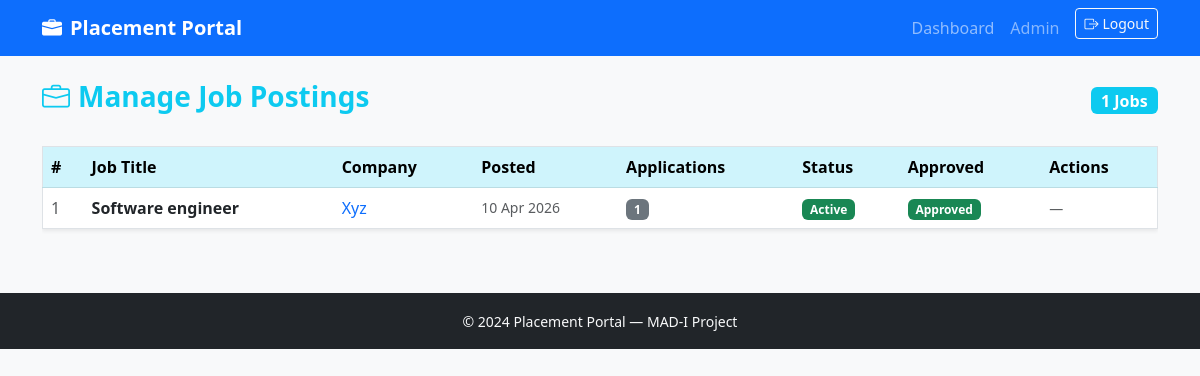
Screenshot of /admin/jobs (signed in) with the database file from the repository.
### models.py (models this page shows, shortened)
class User(UserMixin, db.Model):
    id= db.Column(db.Integer, primary_key=True)
    username= db.Column(db.String(80), unique=True, nullable=False)
    email= db.Column(db.String(120), unique=True, nullable=False)
    password_hash = db.Column(db.String(256))
    role = db.Column(db.String(20))
    active = db.Column(db.Boolean, default=True)
    student_profile = db.relationship('Student', backref='user', uselist=False)
    company_profile = db.relationship('Company', backref='user', uselist=False)
    @property
    def is_active(self):
        return self.active

class JobPosition(db.Model):
    id = db.Column(db.Integer, primary_key=True)
    company_id = db.Column(db.Integer, db.ForeignKey('company.id'), nullable=False)
    title = db.Column(db.String(150))
    description = db.Column(db.Text)
    required_skills = db.Column(db.Text)
    experience = db.Column(db.String(100))
    salary_min = db.Column(db.Float)
    salary_max = db.Column(db.Float)
    location = db.Column(db.String(150))
    deadline = db.Column(db.DateTime)
    status = db.Column(db.String(20), default='active')
    is_approved = db.Column(db.Boolean, default=False)
    created_at = db.Column(db.DateTime, default=lambda: datetime.now(timezone.utc), nullable=False)
    applications = db.relationship('Application', backref='job', lazy='dynamic')

class Company(db.Model):
    id = db.Column(db.Integer, primary_key=True)
    user_id = db.Column(db.Integer, db.ForeignKey('user.id'), nullable=False)
    name = db.Column(db.String(150))
    industry = db.Column(db.String(100))
    website = db.Column(db.String(250))
    description = db.Column(db.Text)
    location = db.Column(db.String(150))
    approval_status = db.Column(db.String(20), default='pending')
    is_blacklisted  = db.Column(db.Boolean, default=False)
    created_at = db.Column(db.DateTime, default=lambda: datetime.now(timezone.utc), nullable=False)
    jobs = db.relationship('JobPosition', backref='company', lazy='dynamic')

### routes/admin.py (the view)
@admin_bp.route('/jobs')
@login_required
@admin_required
def jobs():
    jobs = JobPosition.query.order_by(JobPosition.created_at.desc()).all()
    return render_template('admin/jobs.html', jobs = jobs)

### models.py (called while the page is built)
@login_manager.user_loader
def load_user(user_id):
    return User.query.get(int(user_id))

### routes/admin.py (called while the page is built)
def admin_required(f):
    @wraps(f)
    def wrapped(*args, **kwargs):
        if not current_user.is_authenticated:
            flash('Please login first.', 'danger')
            return redirect(url_for('auth.login'))
        if current_user.role != 'admin':
            flash('Admin access required.', 'danger')
            return redirect(url_for('auth.login'))
        return f(*args, **kwargs)
    return wrapped

### templates/admin/jobs.html (shortened to what this page needs)
{% extends 'base.html' %}
{% block content %}
<div class="d-flex justify-content-between align-items-center mb-4">
  <h3 class="fw-bold text-info">
    <i class="bi bi-briefcase me-2"></i>Manage Job Postings
  </h3>
  <span class="badge bg-info fs-6">{{ jobs|length }} Jobs</span>
</div>
{% if jobs %}
<div class="table-responsive">
  <table class="table table-hover align-middle border shadow-sm">
    <thead class="table-info">
      <tr>
        <th>#</th>
        <th>Job Title</th>
        <th>Company</th>
        <th>Posted</th>
        <th>Applications</th>
        <th>Status</th>
        <th>Approved</th>
        <th>Actions</th>
      </tr>
    </thead>
    <tbody>
      {% for j in jobs %}
      <tr>
        <td class="text-muted">{{ loop.index }}</td>
        <td class="fw-semibold">{{ j.title }}</td>
        <td>
          <a href="{{ url_for('admin.company_detail', company_id=j.company.id) }}"
             class="text-decoration-none">{{ j.company.name }}</a>
        </td>
        <td class="small text-muted">{{ j.created_at.strftime('%d %b %Y') }}</td>
        <td><span class="badge bg-secondary">{{ j.applications.count() }}</span></td>
        <td>
          <span class="badge {% if j.status == 'active' %}bg-success{% else %}bg-secondary{% endif %}">
            {{ j.status | capitalize }}
          </span>
        </td>
        <td>
          <span class="badge {% if j.is_approved %}bg-success{% else %}bg-warning text-dark{% endif %}">
            {% if j.is_approved %}Approved{% else %}Pending{% endif %}
          </span>
        </td>
        <td>
          {% if not j.is_approved %}
          <form method="POST" action="{{ url_for('admin.approve_job', job_id=j.id) }}" class="d-inline">
            <button class="btn btn-success btn-sm"><i class="bi bi-check-lg"></i></button>
          </form>
          <form method="POST" action="{{ url_for('admin.reject_job', job_id=j.id) }}" class="d-inline">
            <button class="btn btn-danger btn-sm"><i class="bi bi-x-lg"></i></button>
          </form>
          {% else %}
          <span class="text-muted small">—</span>
          {% endif %}
        </td>
      </tr>
      {% endfor %}
    </tbody>
  </table>
</div>
{% else %}
<div class="text-center py-5 text-muted">
  <i class="bi bi-briefcase display-4"></i>
  <p class="mt-2">No job postings yet.</p>
</div>
{% endif %}
{% endblock %}

### templates/base.html (shortened to what this page needs)
<!DOCTYPE html>
<html lang="en">
<head>
  <link href="https://cdn.jsdelivr.net/npm/bootstrap@5.3.0/dist/css/bootstrap.min.css" rel="stylesheet"/>
  <link href="https://cdn.jsdelivr.net/npm/bootstrap-icons@1.11.0/font/bootstrap-icons.css" rel="stylesheet"/>
</head>
<body class="bg-light">
<nav class="navbar navbar-expand-lg navbar-dark bg-primary">
  <div class="container">
    <a class="navbar-brand fw-bold" href="{{ url_for('auth.index') }}">
      <i class="bi bi-briefcase-fill me-2"></i>Placement Portal
    </a>
    <div class="collapse navbar-collapse" id="navbarNav">
      <ul class="navbar-nav ms-auto">
        {% if current_user.is_authenticated %}
          {% if current_user.role == 'admin' %}
            <li class="nav-item">
              <a class="nav-link" href="{{ url_for('admin.dashboard') }}">Dashboard</a>
            </li>
          {% elif current_user.role == 'company' %}
            <li class="nav-item">
              <a class="nav-link" href="{{ url_for('company.dashboard') }}">Dashboard</a>
            </li>
          {% endif %}
          <li class="nav-item">
            <span class="nav-link text-white-50">
              {{ current_user.role | capitalize }}
            </span>
          </li>
          <li class="nav-item">
            <a class="btn btn-outline-light btn-sm ms-2"
               href="{{ url_for('auth.logout') }}">
              <i class="bi bi-box-arrow-right me-1"></i>Logout
            </a>
          </li>
        {% endif %}
      </ul>
    </div>
  </div>
</nav>
<main class="container my-4">
  {% block content %}{% endblock %}
</main>
<footer class="bg-dark text-light text-center py-3 mt-5">
  <small>&copy; 2024 Placement Portal — MAD-I Project</small>
</footer>
</body>
</html>

### rows the page displays
User: role "Admin"
JobPosition: title "Software engineer", company.name "Xyz", created_at "10 Apr 2026", applications.count "1", status "Active", is_approved "Approved"

### other values shown
{{ jobs|length }} "1"
